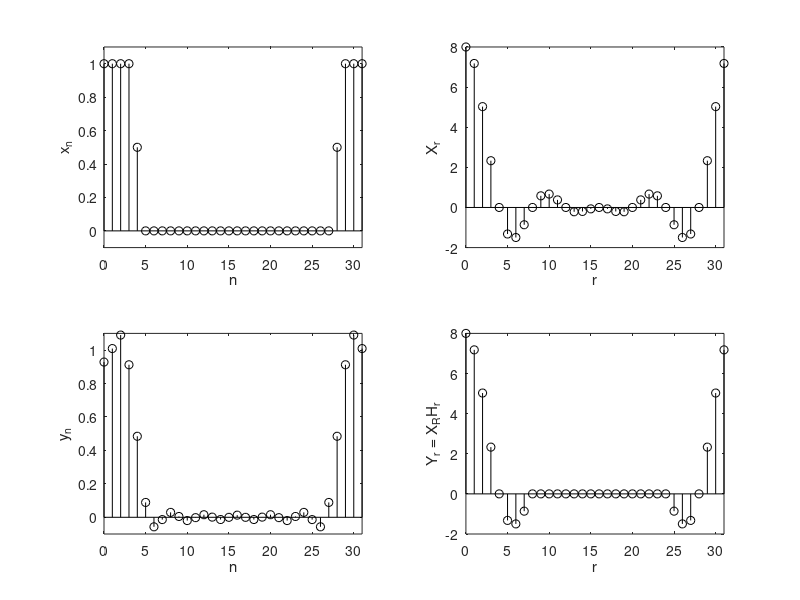

The MATLAB source for this figure:
T_0 = 4; N_0 = 32; T = T_0/N_0; n = (0:N_0-1); r = n;
        x_n = [ones(1,4) 0.5 zeros(1,23) 0.5 ones(1,3)]'; X_r = fft(x_n);
        H_r = [ones(1,8) 0.5 zeros(1,15) 0.5 ones(1,7)]';  
        Y_r = H_r.*X_r; y_n = ifft(Y_r);
        figure(1); subplot(2,2,1); stem(n,x_n,'k'); 
        xlabel('n'); ylabel('x_n'); axis([0 31 -.1 1.1]);
        subplot(2,2,2); stem(r,real(X_r),'k'); 
        xlabel('r'); ylabel('X_r'); axis([0 31 -2 8]);
        subplot(2,2,3); stem(n,real(y_n),'k'); 
        xlabel('n'); ylabel('y_n'); axis([0 31 -.1 1.1]);
        subplot(2,2,4); stem(r,X_r.*H_r,'k'); 
        xlabel('r'); ylabel('Y_r = X_RH_r'); axis([0 31 -2 8]);
output1=x_n;
output2=real(X_r);
output3=real(y_n);
output4=X_r.*H_r;